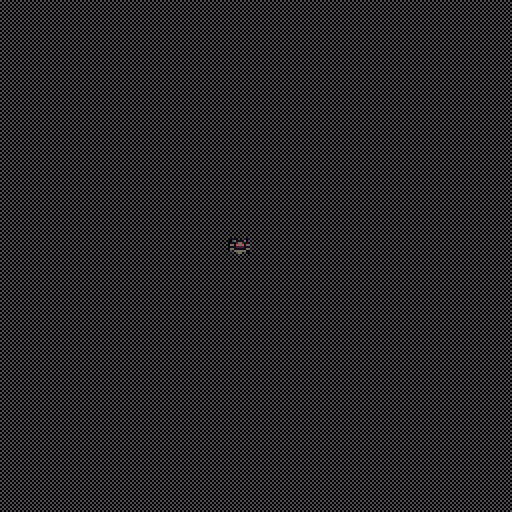

This is a level from a 2D game, rendered from its Tiled map with the project's own tilesets. A one-line summary and the map file follow, with tile-layer data summarised:
An orthogonal 16x16 tile map with 32x32 px tiles, 4 tile layers (bg1, bg2, obstacles, joueur).

<map version="1.0" orientation="orthogonal" renderorder="right-down" width="16" height="16" tilewidth="32" tileheight="32" nextobjectid="1">
 <tileset firstgid="1" name="tiny-Complete-Spritesheet-32x32-fruits" tilewidth="32" tileheight="32">
  <image source="../SpriteSheet-32x32/tiny-Complete-Spritesheet-32x32-fruits.bmp" width="512" height="512" />
 </tileset>
 <layer name="bg1" width="16" height="16">
  <data>[256 cells, 256 non-empty, 1 distinct tile ids]</data>
 </layer>
 <layer name="bg2" width="16" height="16">
  <data>[256 cells, 0 non-empty, 0 distinct tile ids]</data>
 </layer>
 <layer name="obstacles" width="16" height="16">
  <data>[256 cells, 0 non-empty, 0 distinct tile ids]</data>
 </layer>
 <layer name="joueur" width="16" height="16">
  <data>[256 cells, 1 non-empty, 1 distinct tile ids]</data>
 </layer>
</map>
